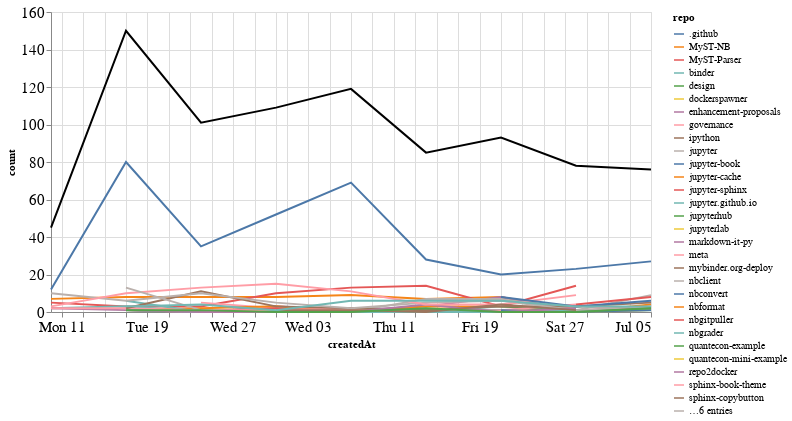

Write notebook code for a chart like this one.
### Markdown cell above
## Comments

### Code cell
comments_time = comments.groupby('repo').resample('W', on='createdAt').count()['author'].reset_index()
comments_time = comments_time.rename(columns={'author': 'count'})
comments_time_total = comments_time.groupby('createdAt').agg({"count": "sum"}).reset_index()
ch1 = alt.Chart(comments_time, width=600).mark_line().encode(
    x='createdAt',
    y='count',
    color='repo',
    tooltip="repo"
)

ch2 = alt.Chart(comments_time_total, width=600).mark_line(color="black").encode(
    x='createdAt',
    y='count',
)

ch1 + ch2

### Figure 1 — Vega-Lite specification as saved in the notebook (floating-point values rounded to 4 significant figures; data arrays with more than 128 entries replaced by an {"elided": "..."} marker saying what was removed)
{"config": {"axisLeft": {"labelFontSize": 15}, "axisBottom": {"labelFontSize": 15}}, "layer": [{"data": {"name": "data-77798089e58ff4040f97670e9bb35ccd"}, "mark": "line", "encoding": {"color": {"type": "nominal", "field": "repo"}, "tooltip": {"type": "nominal", "field": "repo"}, "x": {"type": "temporal", "field": "createdAt"}, "y": {"type": "quantitative", "field": "count"}}, "width": 600}, {"data": {"name": "data-9322a44311a9a6743cb28f5638787b22"}, "mark": {"type": "line", "color": "black"}, "encoding": {"x": {"type": "temporal", "field": "createdAt"}, "y": {"type": "quantitative", "field": "count"}}, "width": 600}], "$schema": "https://vega.github.io/schema/vega-lite/v4.8.1.json", "datasets": {"data-77798089e58ff4040f97670e9bb35ccd": {"elided": "181 records"}, "data-9322a44311a9a6743cb28f5638787b22": [{"createdAt": "2020-05-10T00:00:00", "count": 45}, {"createdAt": "2020-05-17T00:00:00", "count": 150}, {"createdAt": "2020-05-24T00:00:00", "count": 101}, {"createdAt": "2020-05-31T00:00:00", "count": 109}, {"createdAt": "2020-06-07T00:00:00", "count": 119}, {"createdAt": "2020-06-14T00:00:00", "count": 85}, {"createdAt": "2020-06-21T00:00:00", "count": 93}, {"createdAt": "2020-06-28T00:00:00", "count": 78}, {"createdAt": "2020-07-05T00:00:00", "count": 76}]}}
